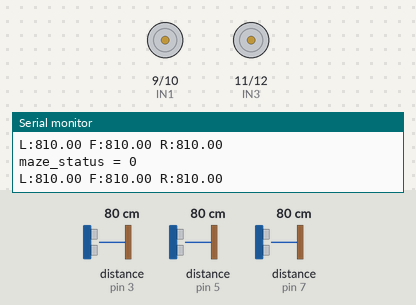
Bench run of a sketch on a simulated Arduino Uno, built with avr-gcc and run on an emulated ATmega328P. Parts: motor-driver pin pairs drawn as motors (green arrow = first pin HIGH = forward, orange = second pin HIGH = backward, longer = more drive, scaled by the enable pin), the last lines printed to the serial monitor. Inputs (shaded band) come from the test bench; at power-on: distance to the obstacle (sensors on pin 7, pin 5, pin 3) 80 cm. The echo pulse lasts 58.3 µs per cm.

Above: at 7.2 s.
7.3 s: distance to the obstacle (sensor on pin 7) set to 22 cm
8.8 s: distance to the obstacle (sensor on pin 7) set to 19 cm
10.3 s: distance to the obstacle (sensor on pin 5) set to 15 cm
11.8 s: distance to the obstacle (sensor on pin 5) set to 12 cm
At 13.0 s:
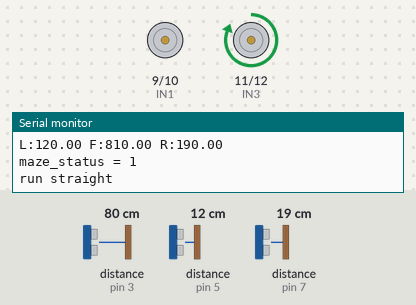
Timing chart, 0 to 14.3 s (numbered marks = the images above; inputs shaded):
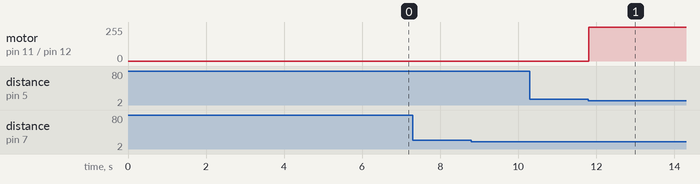

Measured:
- the behaviour switches between 14 and 13 cm on distance to the obstacle (sensor on pin 5) (found by bisection; images 0 and 1)
- after the input at 11.8 s, motor on pin 11 (IN3) / pin 12 (IN4): stopped → forward 255/255 at once

The sketch:

maze-3.ino
```cpp
/////////////////////// sonar //////////////////////////////

#include <NewPing.h>

#define SONAR_NUM 3      // Number of sensors.
#define MAX_DISTANCE 150 // Maximum distance (in cm) to ping.
#define WALL_GAP_DISTANCE      400 // mm
#define WALL_GAP_DISTANCE_HALF 200 // mm
#define MOTOR_PWM_OFFSET 10

#define Front 0
#define Left 1
#define Right 2

#define TRIG1 2 // 초음파 센서 1번 Trig 핀 번호
#define ECHO1 3 // 초음파 센서 1번 ECHO 핀 번호

#define TRIG2 4 // 초음파 센서 1번 Trig 핀 번호
#define ECHO2 5 // 초음파 센서 1번 ECHO 핀 번호

#define TRIG3 6 // 초음파 센서 1번 Trig 핀 번호
#define ECHO3 7 // 초음파 센서 1번 ECHO 핀 번호


NewPing sonar[SONAR_NUM] = {   // Sensor object array.
  NewPing(TRIG1, ECHO1 , MAX_DISTANCE), // Each sensor's trigger pin, echo pin, and max distance to ping.
  NewPing(TRIG2, ECHO2 , MAX_DISTANCE),
  NewPing(TRIG3, ECHO3 , MAX_DISTANCE)
};

float front_sonar = 0.0;
float left_sonar = 0.0;
float right_sonar = 0.0;

///////////////////// Mazer Status ////////////////////
int maze_status = 0;
///////////////////// L298 ////////////////////////////
#define ENA  8
#define IN1  9
#define IN2  10
#define IN3  11
#define IN4  12
#define ENB  13

void setup()
{
  // put your setup code here, to run once:
  pinMode(TRIG1, OUTPUT);
  pinMode(ECHO1, INPUT);

  pinMode(TRIG2, OUTPUT);
  pinMode(ECHO2, INPUT);

  pinMode(TRIG3, OUTPUT);
  pinMode(ECHO3, INPUT);

   pinMode(ENA, OUTPUT);
   pinMode(IN1, OUTPUT);
   pinMode(IN2, OUTPUT);

   pinMode(IN3, OUTPUT);
   pinMode(IN4, OUTPUT);
   pinMode(ENB, OUTPUT);

  Serial.begin(115200); //통신속도를 11520으로 정의함
}
void motor_A_control(int direction_a, int motor_speed_a) //모터 A의 방향(direction)과 속도(speed) 제어
{
  if(direction_a == HIGH)
  {
    digitalWrite(IN1,HIGH);          //모터의 방형 제어
    digitalWrite(IN2,LOW);
    analogWrite(ENA,motor_speed_a);  //모터의 속도 제어
  }
  else
  {
    digitalWrite(IN1,LOW);
    digitalWrite(IN2,HIGH);
    analogWrite(ENA,motor_speed_a);
  }


}
void motor_B_control(int direction_b, int motor_speed_b) //모터 B의 방향(direction)과 속도(speed) 제어
{
  if(direction_b == HIGH)
  {
    digitalWrite(IN3,HIGH);          //모터의 방형 제어
    digitalWrite(IN4,LOW);
    analogWrite(ENB,motor_speed_b);  //모터의 속도 제어
  }
  else
  {
    digitalWrite(IN3,LOW);
    digitalWrite(IN4,HIGH);
    analogWrite(ENB,motor_speed_b);
  }


}


void check_maze_status(void)
{
if((right_sonar >= 0)&&(right_sonar <= WALL_GAP_DISTANCE_HALF)&&(front_sonar >= 0)&&(front_sonar <= WALL_GAP_DISTANCE_HALF)&&(left_sonar >= 0)&&(left_sonar <= WALL_GAP_DISTANCE_HALF))
{
  maze_status = 4;
  Serial.println("maze_status = 4");
}
else if( (left_sonar >= 0)&&(left_sonar <= WALL_GAP_DISTANCE_HALF)&&(right_sonar >= 0)&&(right_sonar <= WALL_GAP_DISTANCE_HALF))
{
  maze_status = 1;
  Serial.println("maze_status = 1");

}
else if((left_sonar >= 0)&&(left_sonar <= WALL_GAP_DISTANCE_HALF)&&(front_sonar >= 0)&&(front_sonar <= WALL_GAP_DISTANCE_HALF))
{
  maze_status = 2;
  Serial.println("maze_status = 2");
}
else if((right_sonar >= 0)&&(right_sonar <= WALL_GAP_DISTANCE_HALF)&&(front_sonar >= 0)&&(front_sonar <= WALL_GAP_DISTANCE_HALF))
{
   maze_status = 3;
  Serial.println("maze_status = 3");
}

else
{
  maze_status = 0;
  Serial.println("maze_status = 0");
}
}
//먼저 left_pwm = 0; right_pwm = 100으로 해서 뢴쪽 오른쪽 방향 찾기
void wall_collision_avoid(int base_speed)
{
  float error = 0.0;
  float Kp = 0.5; // 나중에 조정해야 할 값
  int pwm_control = 0;
  int right_pwm = 0;
  int left_pwm = 0;
  error = (right_sonar - left_sonar);
  error = Kp * error;
  if(error >= 50)error = 50;
  if(error <= -50)error = -50;


  right_pwm = base_speed - error;
  left_pwm = base_speed + error;

  if(right_pwm <= 0 ) right_pwm = 0;
  if(left_pwm <= 0 )  left_pwm = 0;

  if(right_pwm >= 170 ) right_pwm = 170;
  if(left_pwm >= 220 )  left_pwm = 220;

  motor_A_control(HIGH,right_pwm);  //오른쪽 전진
  motor_B_control(HIGH,left_pwm);    //왼쪽은 후진

}

void loop()
{
  front_sonar = sonar[Front].ping_cm() * 10;  //전방 센서 측정
  left_sonar = sonar[Left].ping_cm() * 10;    //좌측 센서 측정
  right_sonar = sonar[Right].ping_cm() * 10;  //우측 센서 측정

if (front_sonar == 0.0)  front_sonar = MAX_DISTANCE*10; // 0.0 출력이 최대값이므로
if (left_sonar == 0.0)  left_sonar = MAX_DISTANCE*10;
if (right_sonar == 0.0)  right_sonar = MAX_DISTANCE*10;

Serial.print("L:");Serial.print(left_sonar);  Serial.print(" ");
Serial.print("F:");Serial.print(front_sonar);  Serial.print(" ");
Serial.print("R:");Serial.println(right_sonar);


check_maze_status();

/*if(maze_status == 4)
{
//180회전을 한다

Serial.print("Rotate CCW");

delay(1570);
motor_A_control(HIGH,0);
motor_B_control(LOW,0);
delay(1000);
}
else if( maze_status == 1)
{//좌우 벽만 있을때 직진
  Serial.println("Rotate CCW");
  wall_collision_avoid(100);


}*/
if(maze_status == 1)
{
  Serial.println("run straight");
  wall_collision_avoid(100);


}
else
{

}


/*else if ( maze_status == 3)
{
   Serial.print("Rotate CCW");
   motor_A_control(HIGH,80);  //오른쪽 전진
   motor_B_control(LOW,100);   //왼쪽은 후진
   delay(750);

   motor_A_control(HIGH,0);
  motor_B_control(LOW,0);
  delay(1000);
}
else if ( maze_status == 2)
{
    Serial.print("Rotate CCW");
   motor_A_control(LOW,80);  //오른쪽 전진
   motor_B_control(HIGH,100);   //왼쪽은 후진
   delay(750);

    motor_A_control(HIGH,0);
  motor_B_control(LOW,0);
  delay(1000);
}
else
{
  Serial.println("Go Straight");
   //motor_A_control(HIGH,80);
   //motor_B_control(HIGH,100);
}*/
}
```
